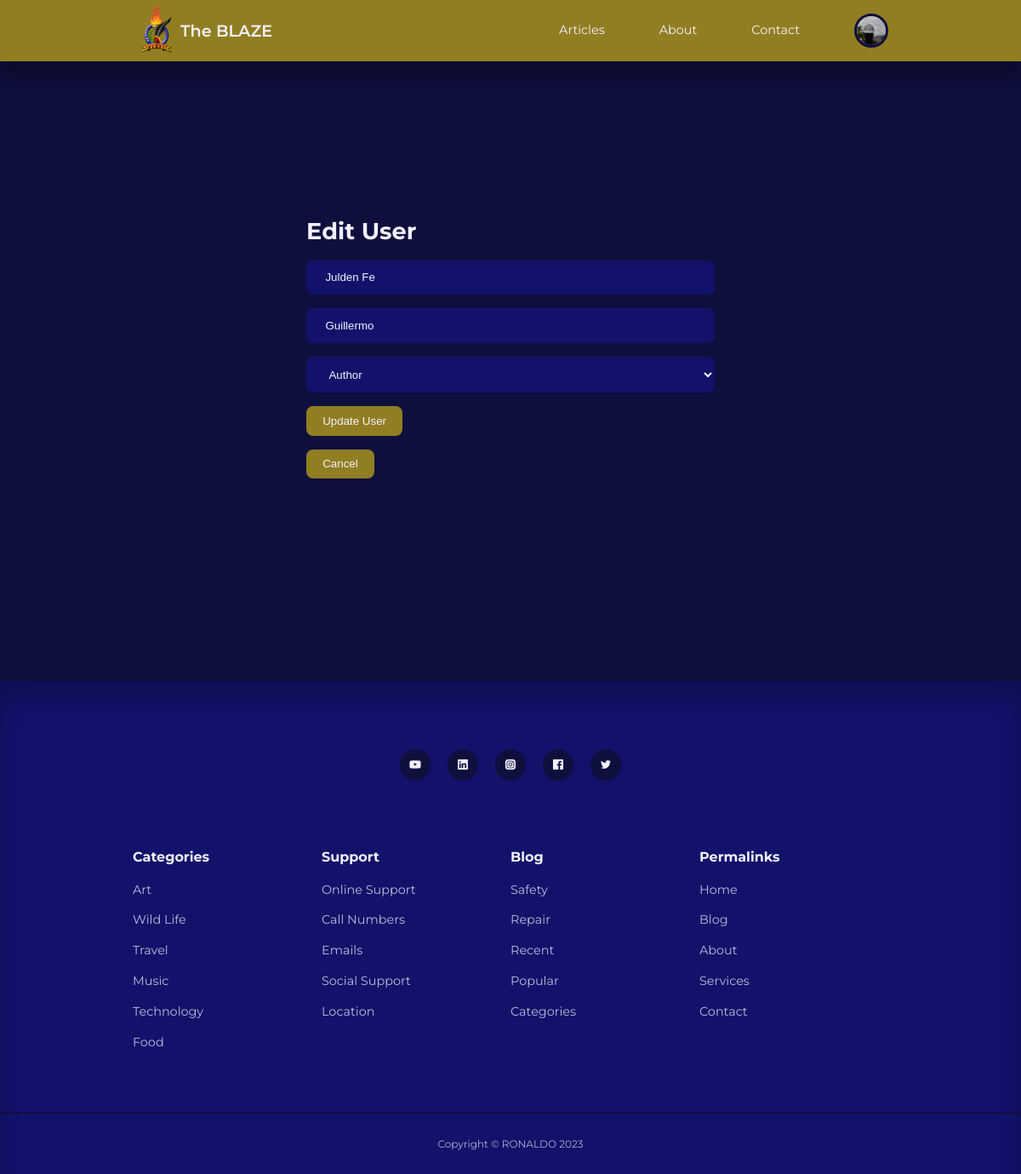
Screenshot of /admin/edit-user.php?id=34 (signed in) with the database file from the repository.
### tables this page shows
CREATE TABLE `users` (
  `id` int(11) UNSIGNED NOT NULL,
  `firstname` varchar(50) NOT NULL,
  `lastname` varchar(50) NOT NULL,
  `username` varchar(50) NOT NULL,
  `email` varchar(100) NOT NULL,
  `password` varchar(255) NOT NULL,
  `avatar` varchar(255) NOT NULL,
  `is_admin` tinyint(1) NOT NULL
);

### admin/components/header.php (called while the page is built, shortened)
<?php
require '../components/header.php';

### admin/edit-user.php (the view, shortened to what this page needs)
<?php
include 'components/header.php';
if (isset($_GET['id'])) {
    $id = filter_var($_GET['id'], FILTER_SANITIZE_NUMBER_INT);
    $query = "SELECT * FROM users WHERE id=$id";
    $result = mysqli_query($connection, $query);
    $user = mysqli_fetch_assoc($result);
} else {
    header('location: ' . ROOT_URL . 'admin/manage-users.php');
    die();
}
?>
<section class="form__section">
    <div class="container form__section-container">
        <h2>Edit User</h2>
        <form action="<?= ROOT_URL ?>logics/edit-user-logic.php" method="POST">
            <input type="text" value="<?= $user['firstname'] ?>" name="firstname" placeholder="First Name">
            <input type="text" value="<?= $user['lastname'] ?>" name="lastname" placeholder="Last Name">
            <select name="userrole">
                <option value="0">Author</option>
            </select>
            <button type="submit" name="submit" class="btn">Update User</button>
            <button type="button" class="btn">
                <a href="manage-users.php">Cancel</a>
            </button>
        </form>
    </div>
</section>
<?php
include '../components/footer.php';
?>

### components/header.php (shortened to what this page needs)
<?php
require 'config/database.php';
if (isset($_SESSION['user-id'])) {
    $id = filter_var($_SESSION['user-id'], FILTER_SANITIZE_NUMBER_INT);
    $query = "SELECT avatar FROM users WHERE id=$id";
    $result = mysqli_query($connection, $query);
    $avatar = mysqli_fetch_assoc($result);
}
?>
<!DOCTYPE html>
<html lang="en">
<head>
    <link rel="stylesheet" href="<?= ROOT_URL ?>css/style.css">
    <link rel="stylesheet" href="https://unicons.iconscout.com/release/v4.0.0/css/line.css">
</head>
<body>
    <nav>
        <div class="container nav__container">
            <a href="<?= ROOT_URL ?>" class="nav__logo">
                <img src="<?= ROOT_URL ?>/components/blaze_logo.png">
                The BLAZE
            </a>
            <ul class="nav__items">
                <li><a href="<?= ROOT_URL ?>blog.php">Articles</a></li>
                <li><a href="<?= ROOT_URL ?>about.php">About</a></li>
                <li><a href="<?= ROOT_URL ?>contact.php">Contact</a></li>
                <?php if (isset($_SESSION['user-id'])) : ?>
                    <li class="nav__profile">
                        <div class="avatar">
                            <img src="<?= ROOT_URL . 'images/' . $avatar['avatar'] ?>">
                        </div>
                    </li>
                <?php else : ?>
                    <li><a href="<?= ROOT_URL ?>signin.php">Sign in</a></li>
                <?php endif ?>
            </ul>
        </div>
    </nav>

### css/style.css (style rules this page uses)
:root { --color-primary: #927e22; --color-primary-light: hsla(242, 100%, 54%, 0.18); --color-primary-variant: #beae62; --color-red: #da0f3f; --color-red-light: hsl(346, 87%, 46%, 15%); --color-green: #00c476; --color-green-light: hsl(156, 100%, 38%, 15%); --color-gray-900: #12126b; --color-gray-700: #131181; --color-gray-300: rgba(242, 242, 254, 0.3); --color-gray-200: rgba(242, 242, 254, 0.7); --color-white: #f2f2fe; --color-bg: #0f0f3e; --transition: all 300ms ease; --container-width-lg: 74%; --container-width-md: 88%; --form-width: 40%; --card-border-radius-1: 0.3rem; --card-border-radius-2: 0.5rem; --card-border-radius-3: 0.8rem; --card-border-radius-4: 2rem; --card-border-radius-5: 5rem; }
* { margin: 0; padding: 0; outline: 0; border: 0; appearance: 0; list-style: none; text-decoration: none; box-sizing: border-box; }
body { font-family: 'Montserrat', sans-serif; line-height: 1.6; color: var(--color-gray-200); overflow-x: hidden; background: var(--color-bg); font-size: 0.9rem; }
.container { width: var(--container-width-lg); max-width: 1800px; margin-inline: auto; }
section { margin-top: 3rem; width: 100vw; }
h1, h2, h3, h4, h5 { color: var(--color-white); line-height: 1.3; }
h2 { font-size: 1.7rem; margin: 1rem 0; }
a { color: var(--color-white); transition: var(--transition); }
img { display: block; width: 100%; object-fit: cover; }
nav { background: var(--color-primary); width: 100vw; height: 4.5rem; position: fixed; top: 0; z-index: 10; box-shadow: 0 1rem 1rem rgba(0, 0, 0, 0.3); }
.nav__container { height: 100%; display: flex; align-items: center; justify-content: space-between; }
.avatar { width: 2.5rem; height: 2.5rem; border-radius: 50%; overflow: hidden; border: 0.2rem solid var(--color-bg); }
.nav__logo { display: flex; align-items: center; font-weight: 600; font-size: 1.2rem; }
.nav__logo img { width: 3.5rem; height: 4rem; }
.nav__items { display: flex; align-items: center; gap: 4rem; }
.nav__profile { position: relative; cursor: pointer; }
.btn { display: inline-block; width: fit-content; padding: 0.6rem 1.2rem; background: var(--color-primary); border-radius: var(--card-border-radius-2); cursor: pointer; transition: var(--transition); color: var(--color-white); }
.form__section { display: grid; place-items: center; height: 100vh; margin-top: 0; }
.form__section-container { width: var(--form-width); }
form { display: flex; flex-direction: column; gap: 1rem; }
input, textarea, select { padding: 0.8rem 1.4rem; background: var(--color-gray-900); border-radius: var(--card-border-radius-2); resize: none; color: var(--color-white); }

### rows the page displays
users: avatar (picture)
users: firstname "Julden Fe", lastname "Guillermo"
